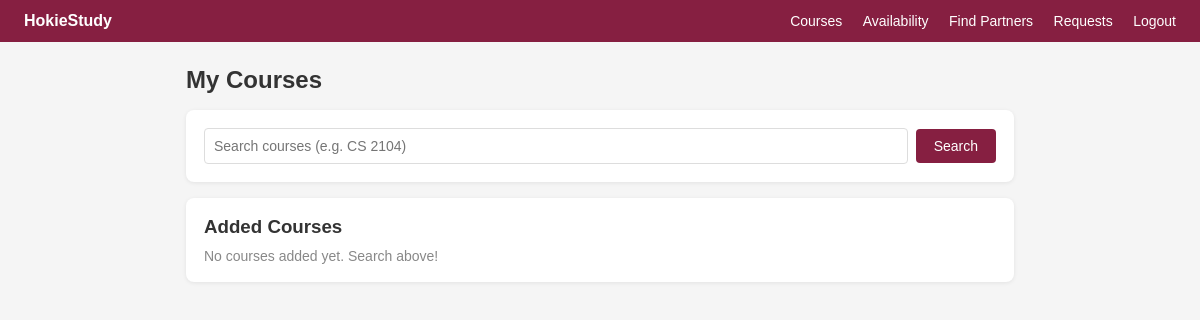
The page /courses (signed in) on the database as committed earlier.
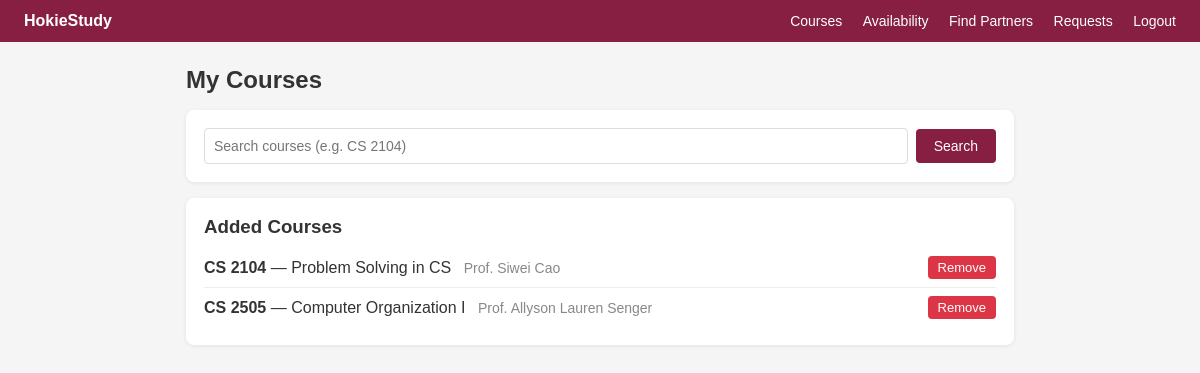
The same page on the database as committed later.
### tables this page shows
CREATE TABLE user_courses (id INTEGER PRIMARY KEY, user_id INTEGER, course_id INTEGER, professor TEXT DEFAULT '');

CREATE TABLE courses (id INTEGER PRIMARY KEY, course_code TEXT, course_name TEXT, department TEXT);

### app.py (the view, shortened to what this page needs)
@app.route('/courses', methods=['GET','POST'])
@login_required
def courses():
    c = db()
    my_courses = c.execute('''SELECT uc.id, c.course_code, c.course_name, uc.professor FROM user_courses uc
                              JOIN courses c ON uc.course_id=c.id WHERE uc.user_id=?
                              ORDER BY c.course_code''', (session['uid'],)).fetchall()
    search = request.args.get('q', '')
    results = c.execute('SELECT * FROM courses WHERE LOWER(course_code) LIKE ? OR LOWER(course_name) LIKE ? LIMIT 15',
                        (f'%{search.lower()}%', f'%{search.lower()}%')).fetchall() if search else []
    c.close()
    return render_template('courses.html', my_courses=my_courses, results=results, search=search)

### app.py (called while the page is built)
def db():
    conn = sqlite3.connect(DB)
    conn.row_factory = sqlite3.Row  # so we can access columns by name instead of index
    return conn

def login_required(f):
    @wraps(f)
    def wrapped(*args, **kwargs):
        if 'uid' not in session: return redirect(url_for('login'))
        return f(*args, **kwargs)
    return wrapped

### templates/courses.html (shortened to what this page needs)
{% extends "base.html" %}
{% block content %}
<h2>My Courses</h2>
<div class="card">
  <form method="GET" class="row">
    <input name="q" value="{{ search }}" placeholder="Search courses (e.g. CS 2104)">
    <button>Search</button>
  </form>
</div>
<div class="card">
  <h3>Added Courses</h3>
  {% if my_courses %}
    {% for uc in my_courses %}
    <div class="result-row">
      <div>
        <span><b>{{ uc.course_code }}</b> — {{ uc.course_name }}</span>
        {% if uc.professor %}<span class="gray" style="margin-left:8px">Prof. {{ uc.professor }}</span>{% endif %}
      </div>
      <form method="POST">
        <button class="sm danger">Remove</button>
      </form>
    </div>
    {% endfor %}
  {% else %}<p class="gray">No courses added yet. Search above!</p>{% endif %}
</div>
{% endblock %}

### templates/base.html (shortened to what this page needs)
<!DOCTYPE html>
<html>
<head><title>HokieStudy</title><link rel="stylesheet" href="/static/style.css"></head>
<body>
<div class="header">
  <a href="/dashboard"><strong>HokieStudy</strong></a>
  {% if session.uid %}
  <nav>
    <a href="/courses">Courses</a>
    <a href="/availability">Availability</a>
    <a href="/matches">Find Partners</a>
    <a href="/requests">Requests</a>
    <a href="/logout">Logout</a>
  </nav>
  {% endif %}
</div>
<div class="page">
  {% block content %}{% endblock %}
</div>
</body>
</html>

### static/style.css (style rules this page uses)
* { box-sizing:border-box;margin:0;padding:0 }
body { font-family:Arial,sans-serif;background:#f5f5f5;color:#333 }
.header { background:#861F41;color:#fff;padding:12px 24px;display:flex;justify-content:space-between;align-items:center }
.header a { color:#fff;text-decoration:none;font-weight:bold }
.header nav a { font-weight:normal;margin-left:16px;font-size:14px }
.page { max-width:860px;margin:24px auto;padding:0 16px }
h2 { margin-bottom:16px }
.card { background:#fff;border-radius:8px;padding:18px;margin-bottom:16px;box-shadow:0 1px 4px rgba(0,0,0,.08) }
.card h3 { margin-bottom:10px }
button { background:#861F41;color:#fff;padding:9px 18px;border:none;border-radius:4px;cursor:pointer;font-size:14px }
button.sm { padding:4px 10px;font-size:13px }
button.danger { background:#dc3545 }
.row { display:flex;gap:8px;align-items:center }
.row input { flex:1;padding:9px;border:1px solid #ddd;border-radius:4px;font-size:14px }
.result-row { display:flex;justify-content:space-between;align-items:center;padding:8px 0;border-bottom:1px solid #eee }
.result-row:last-child { border:none }
.gray { color:#888;font-size:14px }

Rows that differ between the two databases and show on the page:
added user_courses: course_code "CS 2104", course_name "Problem Solving in CS", professor "Siwei Cao"
added user_courses: course_code "CS 2505", course_name "Computer Organization I", professor "Allyson Lauren Senger"
Other text that changed with them:
text no longer shown: "No courses added yet. Search above!"
